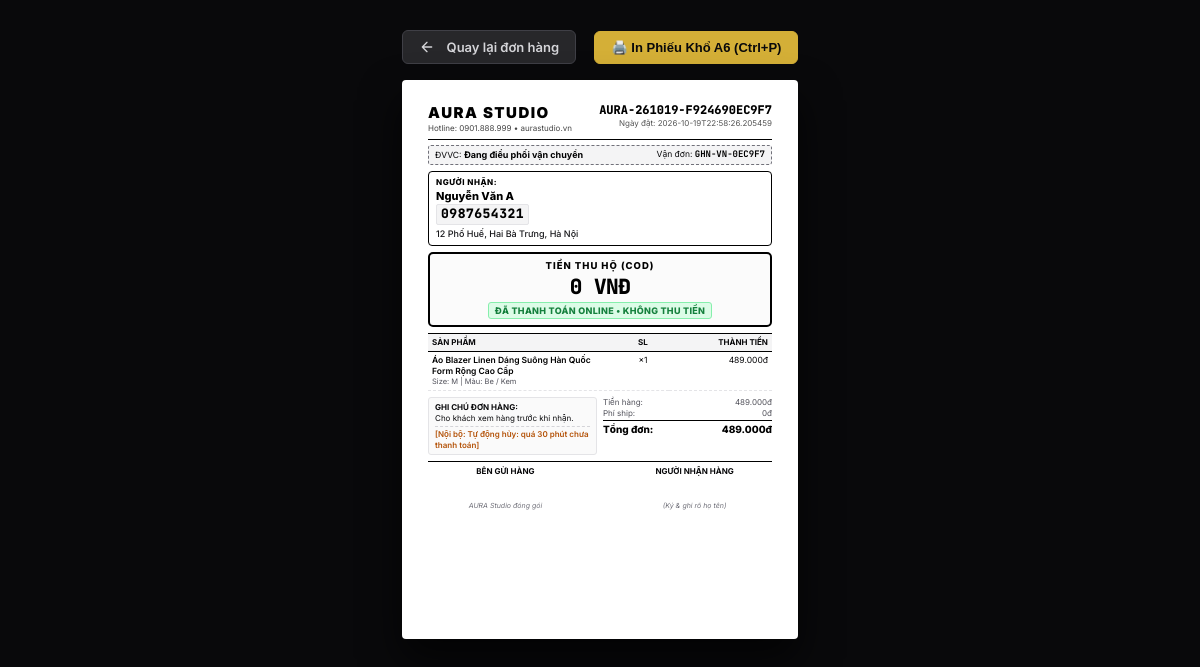
The page /admin/orders/AURA-261019-F924690EC9F7/print (signed in) on the database its author committed.
### app/db/models.py (models this page shows)
class OrderDB(Base):
    __tablename__ = "orders"
    order_id = Column(String, primary_key=True)
    user_id = Column(String, index=True, nullable=True)
    customer_name = Column(String, nullable=False)
    customer_phone = Column(String, nullable=False)
    customer_email = Column(String, nullable=True)
    customer_address = Column(String, nullable=False)
    province = Column(String, nullable=True)
    district = Column(String, nullable=True)
    ward = Column(String, nullable=True)
    specific_address = Column(String, nullable=True)
    customer_note = Column(String, nullable=True)
    payment_method = Column(String, nullable=False)
    payment_status = Column(String, default="unpaid", nullable=False)
    order_status = Column(String, default="pending_payment", index=True, nullable=False)
    carrier = Column(String, default="Giao Hàng Nhanh (GHN Express)", nullable=True)
    tracking_code = Column(String, nullable=True, index=True)
    shipping_status = Column(String, default="ready_to_pick", nullable=True)
    estimated_delivery = Column(String, nullable=True)
    total_amount = Column(Integer, nullable=False)
    subtotal = Column(Integer, nullable=False)
    shipping_fee = Column(Integer, default=0, nullable=False)
    discount_amount = Column(Integer, default=0, nullable=False)
    voucher_code = Column(String, nullable=True)
    quote_json = Column(Text, nullable=True)
    internal_note = Column(Text, nullable=True)
    refund_bank_name = Column(String, nullable=True)
    refund_account_number = Column(String, nullable=True)
    refund_account_holder = Column(String, nullable=True)
    paid_at = Column(String, nullable=True)
    created_at = Column(String, nullable=False, index=True)
    items = relationship("OrderItemDB", back_populates="order", cascade="all, delete-orphan")

### app/routers/admin.py (the view)
@router.get("/admin/orders/{order_id}/print", response_class=HTMLResponse)
def admin_order_print_page(order_id: str, request: Request, admin: User = Depends(require_admin_page)):
    order = db_service.get_order_by_id(order_id)
    if not order:
        order = order_service.get_order_by_id(order_id)
    if not order:
        raise HTTPException(status_code=404, detail=f"Không tìm thấy đơn hàng '{order_id}' để in phiếu")
    cust_phone = order.get("customer_phone") or order.get("customer", {}).get("phone", "")
    cust_name = order.get("customer_name") or order.get("customer", {}).get("name", "Khách hàng")
    cust_addr = order.get("customer_address") or order.get("customer", {}).get("address", "")
    cust_note = order.get("customer_note") or order.get("customer", {}).get("note", "")
    is_cod = (order.get("payment_method") == "cod") and (order.get("payment_status") != "paid")
    total_amount = order.get("total_amount") or order.get("quote", {}).get("total", 0)
    cod_amount = total_amount if is_cod else 0
    quote = order.get("quote", {})
    items = quote.get("lines") or order.get("items") or []
    ctx = base_context(
        request,
        user=admin,
        order=order,
        order_id=order.get("order_id") or order_id,
        customer_phone=cust_phone,
        customer_name=cust_name,
        customer_address=cust_addr,
        customer_note=cust_note,
        is_cod=is_cod,
        cod_amount=cod_amount,
        items=items,
        total_amount=total_amount,
        subtotal=order.get("subtotal") or quote.get("subtotal", 0),
        shipping_fee=order.get("shipping_fee") or quote.get("shipping_fee", 0),
        discount_amount=order.get("discount_amount") or quote.get("discount_amount", 0),
        created_at=order.get("created_at") or "",
        payment_method=order.get("payment_method"),
        payment_status=order.get("payment_status"),
        carrier=order.get("carrier") or "Giao Hàng Nhanh (GHN Express)",
        tracking_code=order.get("tracking_code") or "",
        internal_note=order.get("internal_note") or "",
    )
    return templates.TemplateResponse(request, "admin/order_print.html", ctx)

### app/core/logging.py (called while the page is built)
    def filter(self, record: logging.LogRecord) -> bool:
        if not hasattr(record, "request_id") or not record.request_id:
            record.request_id = request_id_ctx.get() or "-"
        return True

    def format(self, record: logging.LogRecord) -> str:
        if not hasattr(record, "request_id") or not record.request_id:
            record.request_id = request_id_ctx.get() or "-"
        msg = super().format(record)
        return PHONE_RE.sub(r"\1\2****\4", msg)

### app/templates/admin/order_print.html (shortened to what this page needs)
<!DOCTYPE html>
<html lang="vi">
<head>
</head>
<body>
  <div class="action-toolbar no-print">
    <a href="/admin/orders" onclick="safeBack('/admin/orders'); return false;" class="btn btn-secondary" aria-label="Quay lại danh sách đơn hàng">
      <svg width="16" height="16" viewBox="0 0 24 24" fill="none" stroke="currentColor" stroke-width="2" stroke-linecap="round" stroke-linejoin="round" aria-hidden="true" style="display:inline-block; vertical-align:middle; margin-right:4px;">
        <path d="M19 12H5M12 19l-7-7 7-7"/>
      </svg>
      <span>Quay lại đơn hàng</span>
    </a>
    <button onclick="window.print()" class="btn btn-primary" id="btn-print">
      🖨️ In Phiếu Khổ A6 (Ctrl+P)
    </button>
  </div>
  <div class="a6-sheet" id="print-sheet">
    <div class="header-row">
      <div>
        <h1 class="brand-title">AURA STUDIO</h1>
        <p class="brand-sub">Hotline: 0901.888.999 • aurastudio.vn</p>
      </div>
      <div class="order-meta">
        <div class="order-code">{{ order_id }}</div>
        <div class="order-date">Ngày đặt: {{ created_at }}</div>
      </div>
    </div>
    <div class="carrier-box">
      <div>ĐVVC: <strong>{{ carrier }}</strong></div>
      <div>Vận đơn: <strong style="font-family: 'JetBrains Mono', monospace;">{{ tracking_code if tracking_code else order_id }}</strong></div>
    </div>
    <div class="address-grid">
      <div class="info-card recipient">
        <div class="info-label">NGƯỜI NHẬN:</div>
        <div class="customer-name">{{ customer_name }}</div>
        <div class="customer-phone" id="print-customer-phone">{{ customer_phone }}</div>
        <div class="customer-address">{{ customer_address }}</div>
      </div>
    </div>
    <div class="cod-section {% if is_cod %}is-cod-active{% endif %}" id="print-cod-box">
      <div class="cod-header">TIỀN THU HỘ (COD)</div>
      <div class="cod-amount-display" id="print-cod-amount">
        {% if is_cod %}
          {{ "{:,}".format(cod_amount).replace(",", ".") }} VNĐ
        {% else %}
          0 VNĐ
        {% endif %}
      </div>
      <div class="cod-instruction">
        {% if is_cod %}
          NGƯỜI NHẬN THANH TOÁN TIỀN KHI NHẬN HÀNG
        {% else %}
          <span class="cod-badge-paid">ĐÃ THANH TOÁN ONLINE • KHÔNG THU TIỀN</span>
        {% endif %}
      </div>
    </div>
    <table class="items-table">
      <thead>
        <tr>
          <th style="width: 55%;">Sản phẩm</th>
          <th class="text-center" style="width: 15%;">SL</th>
          <th class="text-right" style="width: 30%;">Thành tiền</th>
        </tr>
      </thead>
      <tbody>
        {% for item in items %}
        <tr>
          <td>
            <div class="item-name">{{ item.name }}</div>
            <div class="item-variant">Size: {{ item.size or '-' }} | Màu: {{ item.color or '-' }}</div>
          </td>
          <td class="text-center font-bold">×{{ item.quantity }}</td>
          <td class="text-right font-mono">{{ "{:,}".format(item.line_total or (item.unit_price * item.quantity)).replace(",", ".") }}đ</td>
        </tr>
        {% endfor %}
      </tbody>
    </table>
    <div class="summary-grid">
      <div class="notes-box">
        <strong>Ghi chú đơn hàng:</strong>
        <div>{{ customer_note if customer_note else "Cho khách xem hàng trước khi nhận." }}</div>
        {% if internal_note %}
        <div class="internal-note-box">
          [Nội bộ: {{ internal_note }}]
        </div>
        {% endif %}
      </div>
      <div class="calc-box">
        <div class="calc-row">
          <span>Tiền hàng:</span>
          <span class="font-mono">{{ "{:,}".format(subtotal).replace(",", ".") }}đ</span>
        </div>
        <div class="calc-row">
          <span>Phí ship:</span>
          <span class="font-mono">{{ "{:,}".format(shipping_fee).replace(",", ".") }}đ</span>
        </div>
        <div class="calc-row total-row">
          <span>Tổng đơn:</span>
          <span class="font-mono">{{ "{:,}".format(total_amount).replace(",", ".") }}đ</span>
        </div>
      </div>
    </div>
    <div class="signature-row">
      <div class="sig-col">
        <div class="sig-title">Bên gửi hàng</div>
        <div class="sig-space"></div>
        <div class="sig-sub">AURA Studio đóng gói</div>
      </div>
      <div class="sig-col">
        <div class="sig-title">Người nhận hàng</div>
        <div class="sig-space"></div>
        <div class="sig-sub">(Ký & ghi rõ họ tên)</div>
      </div>
    </div>
  </div>
</body>
</html>

### rows shown on the page
OrderDB: order_id "AURA-261019-F924690EC9F7", created_at "2026-10-19T22:58:26.205459", carrier "Đang điều phối vận chuyển", customer_name "Nguyễn Văn A", customer_phone "0987654321", customer_address "12 Phố Huế, Hai Bà Trưng, Hà Nội", internal_note "Tự động hủy: quá 30 phút chưa thanh toán", subtotal "489.000", total_amount "489.000"

### other values the page prints
{{ tracking_code if tracking_code else order_id }} "GHN-VN-0EC9F7"
{{ item.name }} "Áo Blazer Linen Dáng Suông Hàn Quốc Form Rộng Cao Cấp"
{{ item.size or '-' }} "M"
{{ item.color or '-' }} "Be / Kem"
{{ item.quantity }} "1"
{{ "{:,}".format(shipping_fee).replace(",", ".") }} "0"
